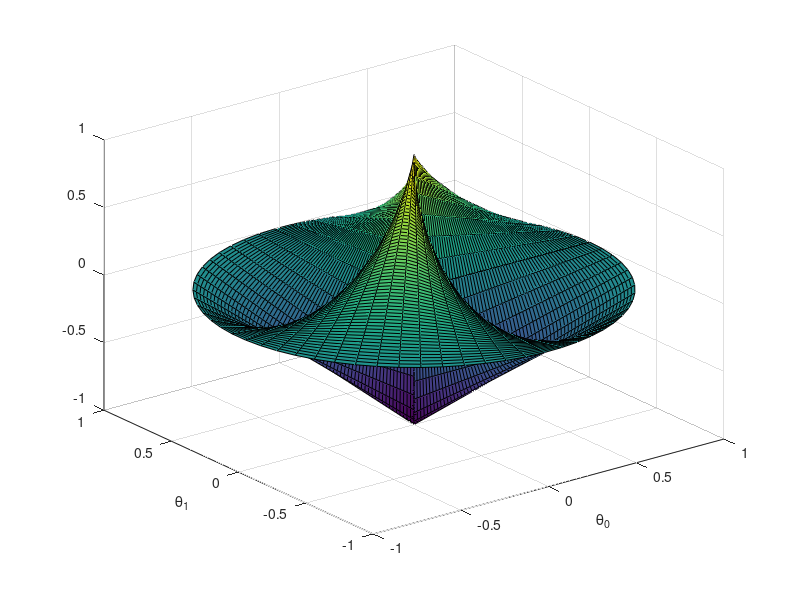
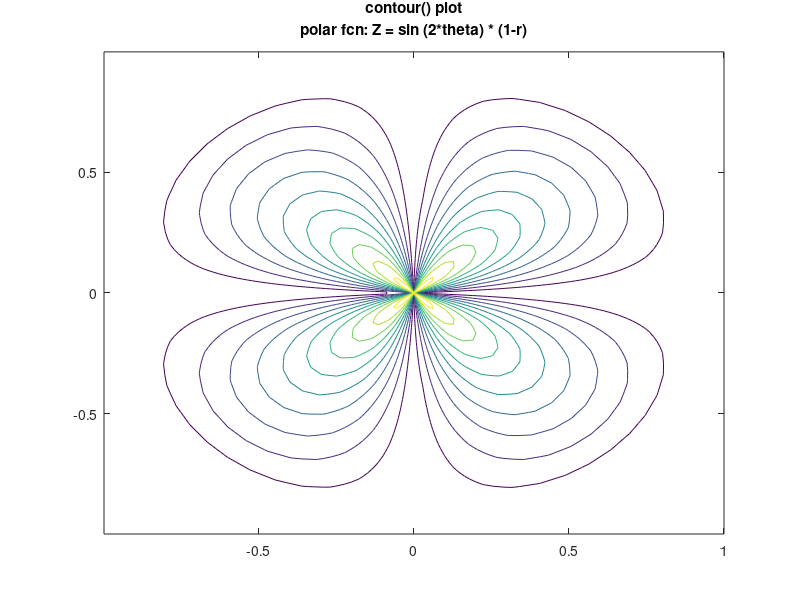

Here is the MATLAB script that generated these plots, in order:
colormap ("default");
 [theta, r] = meshgrid (linspace (0,2*pi,64), linspace (0,1,64));
 [X, Y] = pol2cart (theta, r);
 Z = sin (2*theta) .* (1-r);

figure;
surf(X, Y, Z);
xlabel('\theta_0'); ylabel('\theta_1');

% Contour plot
figure;
 contour (X, Y, abs (Z), 10);
 title ({"contour() plot"; "polar fcn: Z = sin (2*theta) * (1-r)"});
